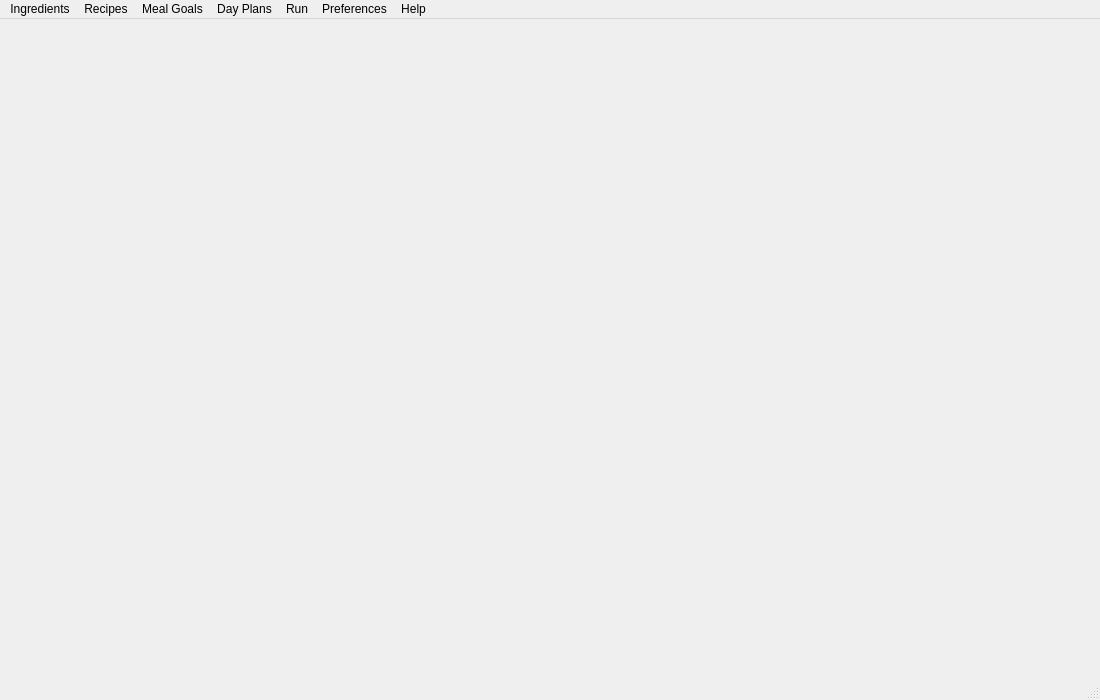
<?xml version="1.0" encoding="UTF-8"?>
<ui version="4.0">
 <class>MainWindow</class>
 <widget class="QMainWindow" name="MainWindow">
  <property name="geometry">
   <rect>
    <x>0</x>
    <y>0</y>
    <width>1100</width>
    <height>700</height>
   </rect>
  </property>
  <property name="sizePolicy">
   <sizepolicy hsizetype="Minimum" vsizetype="Minimum">
    <horstretch>0</horstretch>
    <verstretch>0</verstretch>
   </sizepolicy>
  </property>
  <property name="minimumSize">
   <size>
    <width>550</width>
    <height>0</height>
   </size>
  </property>
  <property name="maximumSize">
   <size>
    <width>16777215</width>
    <height>16777215</height>
   </size>
  </property>
  <property name="windowTitle">
   <string>CoDiet</string>
  </property>
  <property name="windowIcon">
   <iconset>
    <normaloff>assets/pydiet.ico</normaloff>assets/pydiet.ico</iconset>
  </property>
  <property name="autoFillBackground">
   <bool>false</bool>
  </property>
  <widget class="QWidget" name="central_widget">
   <layout class="QHBoxLayout" name="horizontalLayout">
    <item>
     <widget class="QStackedWidget" name="wg_page_stack">
      <property name="currentIndex">
       <number>-1</number>
      </property>
     </widget>
    </item>
   </layout>
  </widget>
  <widget class="QMenuBar" name="menubar">
   <property name="geometry">
    <rect>
     <x>0</x>
     <y>0</y>
     <width>1100</width>
     <height>25</height>
    </rect>
   </property>
   <widget class="QMenu" name="btn_preferences">
    <property name="title">
     <string>Preferences</string>
    </property>
    <addaction name="btn_manage_nutrients"/>
    <addaction name="btn_user_requirements"/>
   </widget>
   <widget class="QMenu" name="menuIngredients">
    <property name="title">
     <string>Ingredients</string>
    </property>
    <addaction name="btn_add_ingredient"/>
    <addaction name="btn_new_ingredient"/>
   </widget>
   <widget class="QMenu" name="menuRecipes">
    <property name="title">
     <string>Recipes</string>
    </property>
    <addaction name="actionNew_Recipe"/>
    <addaction name="actionSearch_Edit_Recipes"/>
   </widget>
   <widget class="QMenu" name="menuMeals">
    <property name="title">
     <string>Meal Goals</string>
    </property>
    <addaction name="actionNew_Meal_Goal"/>
    <addaction name="actionSearch_Edit_Meal_Goals"/>
   </widget>
   <widget class="QMenu" name="menuRun">
    <property name="title">
     <string>Run</string>
    </property>
    <addaction name="actionFind_Meals"/>
    <addaction name="actionSolve_Day"/>
   </widget>
   <widget class="QMenu" name="menuDay_Goals">
    <property name="title">
     <string>Day Plans</string>
    </property>
    <addaction name="actionNew_Day_Goal"/>
    <addaction name="actionSearch_Edit_Meal_Plan"/>
   </widget>
   <widget class="QMenu" name="menuHelp">
    <property name="title">
     <string>Help</string>
    </property>
    <addaction name="actionDocs"/>
    <addaction name="actionAbout"/>
   </widget>
   <addaction name="menuIngredients"/>
   <addaction name="menuRecipes"/>
   <addaction name="menuMeals"/>
   <addaction name="menuDay_Goals"/>
   <addaction name="menuRun"/>
   <addaction name="btn_preferences"/>
   <addaction name="menuHelp"/>
  </widget>
  <widget class="QStatusBar" name="statusbar"/>
  <action name="actionGlobal_Requirements">
   <property name="text">
    <string>Global Requirements</string>
   </property>
  </action>
  <action name="btn_manage_nutrients">
   <property name="text">
    <string>Manage Nutrients</string>
   </property>
  </action>
  <action name="btn_add_ingredient">
   <property name="text">
    <string>New Ingredient</string>
   </property>
  </action>
  <action name="btn_new_ingredient">
   <property name="text">
    <string>Search/Edit Ingredients</string>
   </property>
  </action>
  <action name="actionSearch_Ingredient">
   <property name="text">
    <string>Search Ingredient</string>
   </property>
  </action>
  <action name="actionNew_Recipe">
   <property name="text">
    <string>New Recipe</string>
   </property>
  </action>
  <action name="actionSearch_Edit_Recipes">
   <property name="text">
    <string>Search/Edit Recipes</string>
   </property>
  </action>
  <action name="actionFind_Meals">
   <property name="text">
    <string>Solve Meal</string>
   </property>
  </action>
  <action name="actionNew_Meal_Goal">
   <property name="text">
    <string>New Meal Goal</string>
   </property>
  </action>
  <action name="actionSearch_Edit_Meal_Goals">
   <property name="text">
    <string>Search/Edit Meal Goals</string>
   </property>
  </action>
  <action name="actionDocs">
   <property name="text">
    <string>Docs</string>
   </property>
  </action>
  <action name="actionAbout">
   <property name="text">
    <string>About</string>
   </property>
  </action>
  <action name="actionNew_Day_Goal">
   <property name="text">
    <string>New Day Plan</string>
   </property>
  </action>
  <action name="actionSearch_Edit_Meal_Plan">
   <property name="text">
    <string>Search/Edit Day Plan</string>
   </property>
  </action>
  <action name="btn_user_requirements">
   <property name="text">
    <string>User Requirements</string>
   </property>
  </action>
  <action name="actionSolve_Day">
   <property name="text">
    <string>Solve Day</string>
   </property>
  </action>
 </widget>
 <resources/>
 <connections/>
</ui>
